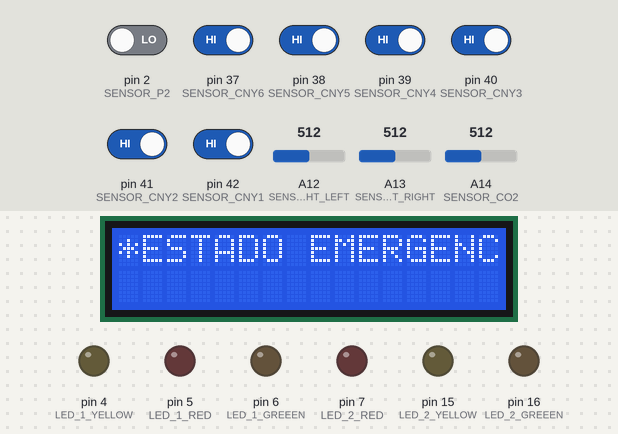
Bench run of a sketch on a simulated Arduino Mega 2560, built with avr-gcc and run on an emulated ATmega2560. Parts: 16×2 character LCD, output pins drawn as LEDs (lit = HIGH). Dashed ring = blinking. Inputs (shaded band) come from the test bench; at power-on: pin 37 (SENSOR_CNY6), pin 38 (SENSOR_CNY5), pin 39 (SENSOR_CNY4), pin 40 (SENSOR_CNY3), pin 41 (SENSOR_CNY2), pin 42 (SENSOR_CNY1) HIGH, pin 2 (SENSOR_P2) LOW, A12 (SENSOR_LIGHT_LEFT) = 512, A13 (SENSOR_LIGHT_RIGHT) = 512, A14 (SENSOR_CO2) = 512. What the sketch prints to the serial monitor is not drawn.

Above: at 1.2 s.
1.3 s: A12 (SENSOR_LIGHT_LEFT) set to 983
3.1 s: A12 (SENSOR_LIGHT_LEFT) set to 1010
At 3.5 s:
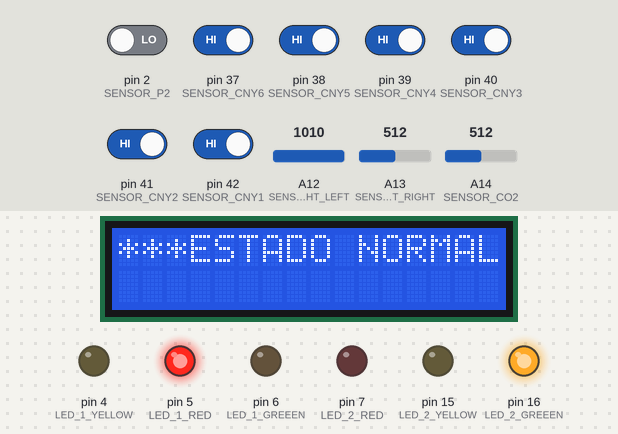
4.6 s: A12 (SENSOR_LIGHT_LEFT) set to 990
At 5.0 s:
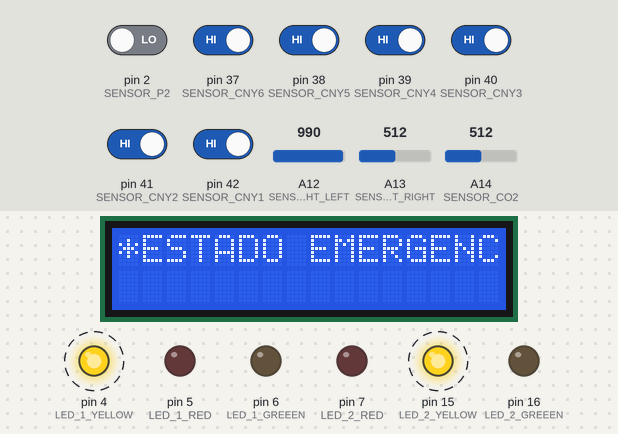
7.6 s: A12 (SENSOR_LIGHT_LEFT) set to 1023
At 19.0 s:
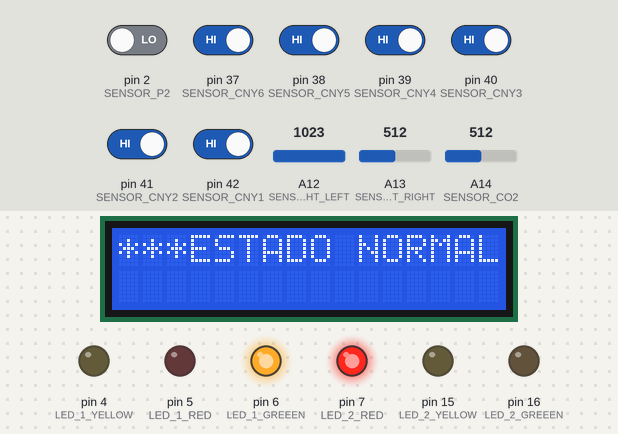
Timing chart, 0 to 25.6 s (numbered marks = the images above; inputs shaded):
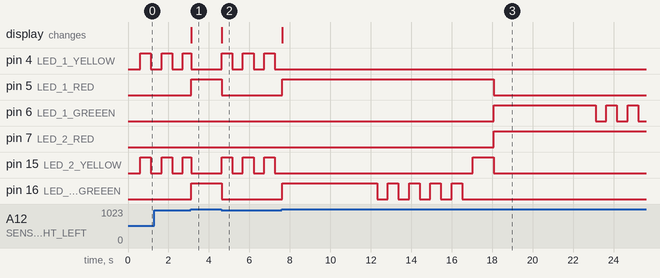

Measured:
- the behaviour switches between 1000 and 1001 on A12 (SENSOR_LIGHT_LEFT) (found by bisection; images 0 and 1)
- after the input at 3.1 s, pin 5 (LED_1_RED), pin 16 (LED_2_GREEEN): LOW → HIGH at once; the display: changes at once (image 1)
- after the input at 4.6 s, pin 4 (LED_1_YELLOW), pin 15 (LED_2_YELLOW): alternates HIGH for 0.53 s and LOW for 0.53 s, starting at once; pin 5 (LED_1_RED), pin 16 (LED_2_GREEEN): HIGH → LOW at once; the display: changes at once (image 2)
- after the input at 7.6 s, pin 4 (LED_1_YELLOW): stops changing and stays LOW; pin 5 (LED_1_RED): LOW → HIGH at once, → LOW 10.4 s later

The sketch:

proyecto_final_bajo.ino
```cpp
#include <ArduinoJson.h>
#include <LiquidCrystal_I2C.h>


// ——— Pines de sensores ————————————————————
#define SENSOR_LIGHT_LEFT    12
#define SENSOR_LIGHT_RIGHT    13
#define SENSOR_CO2    14
#define SENSOR_CNY1    42
#define SENSOR_CNY2    41
#define SENSOR_CNY3    40
#define SENSOR_CNY4    39
#define SENSOR_CNY5    38
#define SENSOR_CNY6    37
#define SENSOR_P1    1
#define SENSOR_P2    2

// ——— Pines de actuadores ————————————————————
#define LED_1_RED   5
#define LED_1_YELLOW   4
#define LED_1_GREEEN   6
#define LED_2_RED   7
#define LED_2_YELLOW   15
#define LED_2_GREEEN   16

// ——— Variables de estado —————————————————————————————————
int actual_SENSOR_LIGHT_LEFT = 0;
int actual_SENSOR_LIGHT_RIGHT = 0;
int actual_SENSOR_CO2 = 0;
int actual_SENSOR_CNY1 = 0;
int actual_SENSOR_CNY2 = 0;
int actual_SENSOR_CNY3 = 0;
int actual_SENSOR_CNY4 = 0;
int actual_SENSOR_CNY5 = 0;
int actual_SENSOR_CNY6 = 0;
int actual_SENSOR_P1 = 0;
int actual_SENSOR_P2 = 0;

int actuatorState = 0;

// ——— Variables ciclo semáforo —————————————————————

unsigned long TParpadeo = 500; // Constante para el tiempo de parpadeo de 500ms
unsigned long TRojo = 2000;
unsigned long TVerde = 5000;
unsigned long TAmarillo = 1000;

unsigned long tini, tact, trel;

bool vR1,vA1,vV1,vR2,vA2,vV2 = 0;
int estado = 0;
int p = 0;

// LCD
LiquidCrystal_I2C lcd(0x27, 16, 2);


// ——— Setup —————————————————————————————————————————————
void setup(){
  Serial.begin(115200);

  pinMode(SENSOR_LIGHT_LEFT, INPUT);
  pinMode(SENSOR_LIGHT_RIGHT, INPUT);
  pinMode(SENSOR_CO2, INPUT);
  pinMode(SENSOR_CNY1, INPUT);
  pinMode(SENSOR_CNY2, INPUT);
  pinMode(SENSOR_CNY3, INPUT);
  pinMode(SENSOR_CNY4, INPUT);
  pinMode(SENSOR_CNY5, INPUT);
  pinMode(SENSOR_CNY6, INPUT);
  pinMode(SENSOR_P1, INPUT);
  pinMode(SENSOR_P2, INPUT);

  pinMode(LED_1_RED, OUTPUT);
  pinMode(LED_1_YELLOW, OUTPUT);
  pinMode(LED_1_GREEEN, OUTPUT);
  pinMode(LED_2_RED, OUTPUT);
  pinMode(LED_2_YELLOW, OUTPUT);
  pinMode(LED_2_GREEEN, OUTPUT);
  digitalWrite(LED_1_RED, LOW);
  digitalWrite(LED_1_YELLOW, LOW);
  digitalWrite(LED_1_GREEEN, LOW);
  digitalWrite(LED_2_RED, LOW);
  digitalWrite(LED_2_YELLOW, LOW);
  digitalWrite(LED_2_GREEEN, LOW);

  lcd.init(); lcd.backlight(); lcd.clear();
  lcd.print("***ESTADO NORMAL***");


  tini = millis(); // Iniciamos la marca de tiempo


}

// ——— Loop ——————————————————————————————————————————————
void loop(){
  actuatorStateCases(readSense());
}

int readSense(){

  int MODE_NORMAL = 0;
  int MODE_EMERGENCY = 1;

  actual_SENSOR_LIGHT_LEFT = analogRead(SENSOR_LIGHT_LEFT);
  actual_SENSOR_LIGHT_RIGHT = analogRead(SENSOR_LIGHT_RIGHT);
  actual_SENSOR_CO2 = analogRead(SENSOR_CO2);
  actual_SENSOR_CNY1 = digitalRead(SENSOR_CNY1);
  actual_SENSOR_CNY2 = digitalRead(SENSOR_CNY2);
  actual_SENSOR_CNY3 = digitalRead(SENSOR_CNY3);
  actual_SENSOR_CNY4 = digitalRead(SENSOR_CNY4);
  actual_SENSOR_CNY5 = digitalRead(SENSOR_CNY5);
  actual_SENSOR_CNY6 = digitalRead(SENSOR_CNY6);
  actual_SENSOR_P1 = digitalRead(SENSOR_P1);
  actual_SENSOR_P2 = digitalRead(SENSOR_P2);

  Serial.println(actual_SENSOR_CO2);


  if(actual_SENSOR_LIGHT_LEFT<=1000 && actual_SENSOR_LIGHT_RIGHT<=1000 ){
    return MODE_EMERGENCY;
  }

  if(actual_SENSOR_CNY1 == 0 && actual_SENSOR_CNY2 == 0 && actual_SENSOR_CNY3 == 0 ){
    if(actual_SENSOR_CNY4 == 0 && actual_SENSOR_CNY5 == 0  && actual_SENSOR_CNY6 == 0 ){
      return MODE_EMERGENCY;
    }
  }

  return MODE_NORMAL;

}


void actuatorStateCases(int mode) {
  tact = millis();
  trel = tact-tini;
  actualizarPantalla(mode);

  if(mode == 0){

    switch(estado){
      case 0:
        vR1 = 1;
        vA1 = 0;
        vV1 = 0;
        vR2 = 0;
        vA2 = 0;
        vV2 = 1;

        if((trel>TVerde)&&(p==0)){
          estado = 4;
          tini = millis();
          p = 1;
        }else if ((trel>TParpadeo)&&(p!=0)){
          estado = 4;
          tini = millis();
          p ++;
        }
        break;
      case 1:
        vR1 = 0;
        vA1 = 1;
        vV1 = 0;
        vR2 = 1;
        vA2 = 0;
        vV2 = 0;
        if(trel>TAmarillo){
          estado = 0;
          tini = millis();
          p = 0;
        }
        break;
      case 2:
        vR1 = 0;
        vA1 = 0;
        vV1 = 1;
        vR2 = 1;
        vA2 = 0;
        vV2 = 0;
        if((trel>TVerde)&&(p==0)){
          estado = 3;
          tini = millis();
          p = 1;
        }else if ((trel>TParpadeo)&&(p!=0)){
          estado = 3;
          tini = millis();
          p ++;
        }
        break;
      case 3:
        vR1 = 0;
        vA1 = 0;
        vV1 = 0;
        vR2 = 1;
        vA2 = 0;
        vV2 = 0;
        if((trel>TParpadeo)&&(p<5)){
          estado = 2;
          tini = millis();
        }else if ((trel>TParpadeo)&&(p==5)){
          estado = 1;
          tini = millis();
        }
        break;
      case 4:
        vR1 = 1;
        vA1 = 0;
        vV1 = 0;
        vR2 = 0;
        vA2 = 0;
        vV2 = 0;
        if((trel>TParpadeo)&&(p<5)){
          estado = 0;
          tini = millis();
        }else if ((trel>TParpadeo)&&(p==5)){
          estado = 5;
          tini = millis();
        }
        break;
      case 5:
        vR1 = 1;
        vA1 = 0;
        vV1 = 0;
        vR2 = 0;
        vA2 = 1;
        vV2 = 0;
        if(trel>TAmarillo){
          estado = 2;
          tini = millis();
          p = 0;
        }
        break;
  }
  }else{
        vR1 = 0;
        vV1 = 0;
        vR2 = 0;
        vV2 = 0;
        if((trel>TParpadeo) ){
          if(vA1==1){
            vA1 = 0;
            vA2 = 0;
          }else{
            vA1 = 1;
            vA2 = 1;
          }
          tini = millis();
        }
  }


  //// ACTUAMOS
  digitalWrite(LED_1_RED,vR1);
  digitalWrite(LED_1_YELLOW,vA1);
  digitalWrite(LED_1_GREEEN,vV1);
  digitalWrite(LED_2_RED,vR2);
  digitalWrite(LED_2_YELLOW,vA2);
  digitalWrite(LED_2_GREEEN,vV2);

}


// Actualizar pantalla
void actualizarPantalla(int mode){
  //lcd.clear();
  lcd.setCursor(0, 0);
  switch(mode){
    case 0 : lcd.print("***ESTADO NORMAL***");
             break;
    case 1 : lcd.print("*ESTADO EMERGENCIA*");
             break;
  }
}
```
